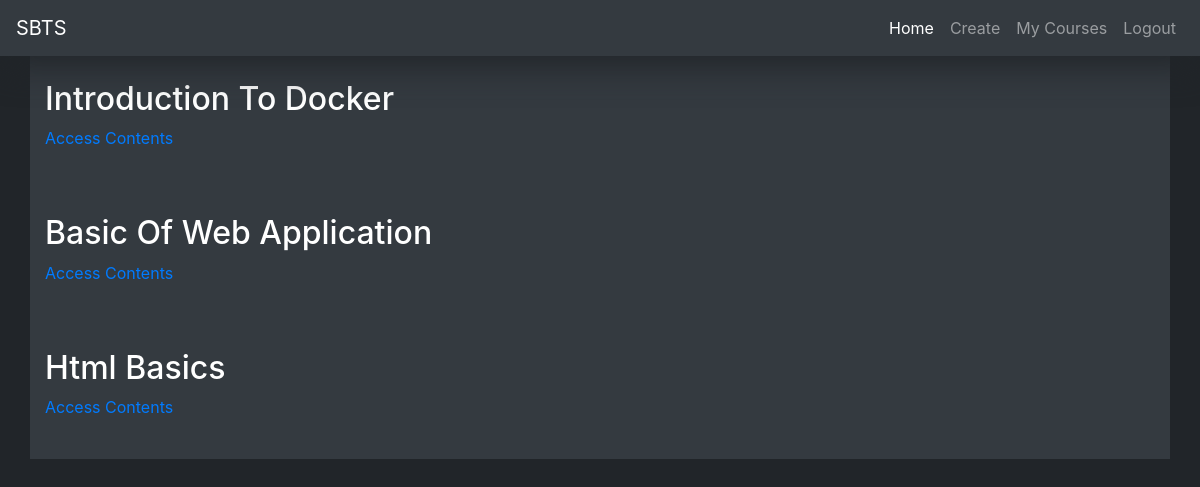
The page /students/courses/ (signed in) on the database its author committed.
### courses/models.py (models this page shows, shortened)
class Course(models.Model):
    owner = models.ForeignKey(User, on_delete=models.CASCADE, related_name='courses_created')
    subject = models.ForeignKey(Subject, on_delete=models.CASCADE, related_name='courses')
    title = models.CharField(max_length=255)
    slug = models.SlugField(max_length=255, unique=True)
    overview = models.TextField()
    created = models.DateTimeField(auto_now_add=True)
    students = models.ManyToManyField(User, related_name='course_joined', blank=True)
    class Meta:
        ordering = ('-created',)

### students/views.py (the view)
# urls.py: path('courses/', views.StudentCourseListView.as_view(), name='student_course_list'),
class StudentCourseListView(LoginRequiredMixin, ListView):
    model = Course
    template_name = 'students/course_list.html'
    def get_queryset(self):
        return super(StudentCourseListView, self).get_queryset().filter(students__in=[self.request.user])
    def get_context_data(self, **kwargs):
        context = super(StudentCourseListView, self).get_context_data(**kwargs)
        result = Course.objects.all()
        l = []
        p = []
        c = 0
        a = self.request.user.username
        for s in result:
            l.append(s.students.all())
        for j in l:
            for i in j:
                b = i.username
                if a == b:
                    break
            c += 1
            p.append(c)
        v = Course.objects.in_bulk(p)
        context['course_list'] = v.values()
        return context

### students/templates/students/course_list.html (shortened to what this page needs)
{% extends "base.html" %}
{% block content %}
    <div class="container bg-dark">
        <div class="courses">
            {% for course in course_list %}
                <div class="course-bx py-4">
                    <h2><a style="color:white" href="{% url 'course_detail' course.slug %}">{{ course.title|title }}</a></h2>
                    <p>
                        <a href="{% url 'student_course_detail' course.id %}">
                            Access Contents
                        </a>
                    </p>
                </div>
            {% empty %}
                <p class="lead text-muted">
                    You haven't enrolled in any courses yet!
                    <a href="{% url 'course_list' %}">Browse All courses</a>
                    to enroll in course and get started to boost your career.
                </p>
            {% endfor %}
        </div>
    </div>
{% endblock %}

### templates/base.html (style rules this page uses)
body { background-color: #212529; color: white; }

### rows shown on the page
Course: title "Introduction To Docker"
Course: title "Basic Of Web Application"
Course: title "Html Basics"
